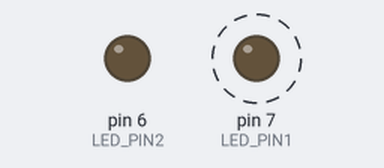
The sketch below on a simulated Arduino Uno, built with avr-gcc and run on an emulated ATmega328P. Shown: output pins drawn as LEDs (lit = HIGH). Dashed ring = blinking.

Above: at 0.2 s.
At 3.7 s:
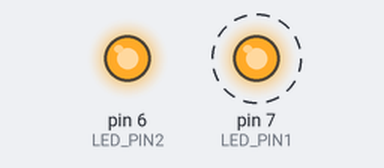
Timing chart, 0 to 5.2 s (numbered marks = the images above):
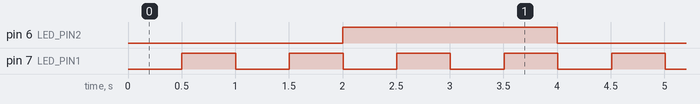

The sketch:

led_blink_fara_delay_2_led-uri.ino
```cpp
#define LED_PIN1 7  // Pin for the first LED
#define LED_PIN2 6  // Pin for the second LED

unsigned long lastTimeLedBlinked = 0;
unsigned long blinkDelay = 500;
byte ledState1 = LOW;

unsigned long anotherLedBlink = 0;
unsigned long blinkDelay2 = 2000;
byte ledState2 = LOW;

void setup() {
  // Initialize the digital pins as outputs
  pinMode(LED_PIN1, OUTPUT);
  pinMode(LED_PIN2, OUTPUT);
}

void loop() {
  unsigned long timeNow = millis();

  // Handle blinking for the first LED
  if (timeNow - lastTimeLedBlinked > blinkDelay) {
    lastTimeLedBlinked = timeNow;
    ledState1 = (ledState1 == LOW) ? HIGH : LOW;
    digitalWrite(LED_PIN1, ledState1);
  }

  // Handle blinking for the second LED
  if (timeNow - anotherLedBlink > blinkDelay2) {
    anotherLedBlink = timeNow;
    ledState2 = (ledState2 == LOW) ? HIGH : LOW;
    digitalWrite(LED_PIN2, ledState2);
  }
}
```

Measured:
- by itself, pin 6 (LED_PIN2): alternates HIGH for 2.0 s and LOW for 2.0 s
- by itself, pin 7 (LED_PIN1): alternates HIGH for 0.50 s and LOW for 0.50 s
- by itself, everything shown: repeats every 4.0 s, in 10 steps
